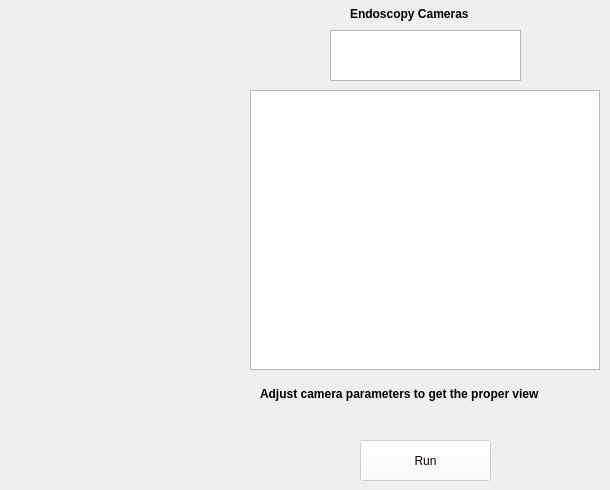
   <widget class="QWidget" name="tab_2">
    <attribute name="title">
     <string>Practice</string>
    </attribute>
    <widget class="QListWidget" name="listWidgetPractice">
     <property name="geometry">
      <rect>
       <x>330</x>
       <y>30</y>
       <width>191</width>
       <height>51</height>
      </rect>
     </property>
     <property name="toolTip">
      <string>Endoscpic cameras will be diplayed here</string>
     </property>
     <property name="styleSheet">
      <string notr="true">color: rgb(255, 255, 255);</string>
     </property>
    </widget>
    <widget class="QPushButton" name="pbPractice">
     <property name="enabled">
      <bool>false</bool>
     </property>
     <property name="geometry">
      <rect>
       <x>360</x>
       <y>440</y>
       <width>131</width>
       <height>41</height>
      </rect>
     </property>
     <property name="toolTip">
      <string>Run the application</string>
     </property>
     <property name="styleSheet">
      <string notr="true">background-color: rgb(251, 250, 250);
color: rgb(16, 0, 0);</string>
     </property>
     <property name="text">
      <string>Run</string>
     </property>
    </widget>
    <widget class="QLabel" name="label_5">
     <property name="geometry">
      <rect>
       <x>350</x>
       <y>0</y>
       <width>141</width>
       <height>27</height>
      </rect>
     </property>
     <property name="font">
      <font>
       <weight>75</weight>
       <bold>true</bold>
      </font>
     </property>
     <property name="styleSheet">
      <string notr="true">color: rgb(0, 0, 0);</string>
     </property>
     <property name="text">
      <string>Endoscopy Cameras</string>
     </property>
    </widget>
    <widget class="QLabel" name="label_13">
     <property name="geometry">
      <rect>
       <x>260</x>
       <y>380</y>
       <width>341</width>
       <height>27</height>
      </rect>
     </property>
     <property name="font">
      <font>
       <weight>75</weight>
       <bold>true</bold>
      </font>
     </property>
     <property name="styleSheet">
      <string notr="true">color: rgb(0, 0, 0);</string>
     </property>
     <property name="text">
      <string>Adjust camera parameters to get the proper view</string>
     </property>
    </widget>
    <widget class="QGraphicsView" name="view_endo_3">
     <property name="geometry">
      <rect>
       <x>250</x>
       <y>90</y>
       <width>350</width>
       <height>280</height>
      </rect>
     </property>
    </widget>
   </widget>
